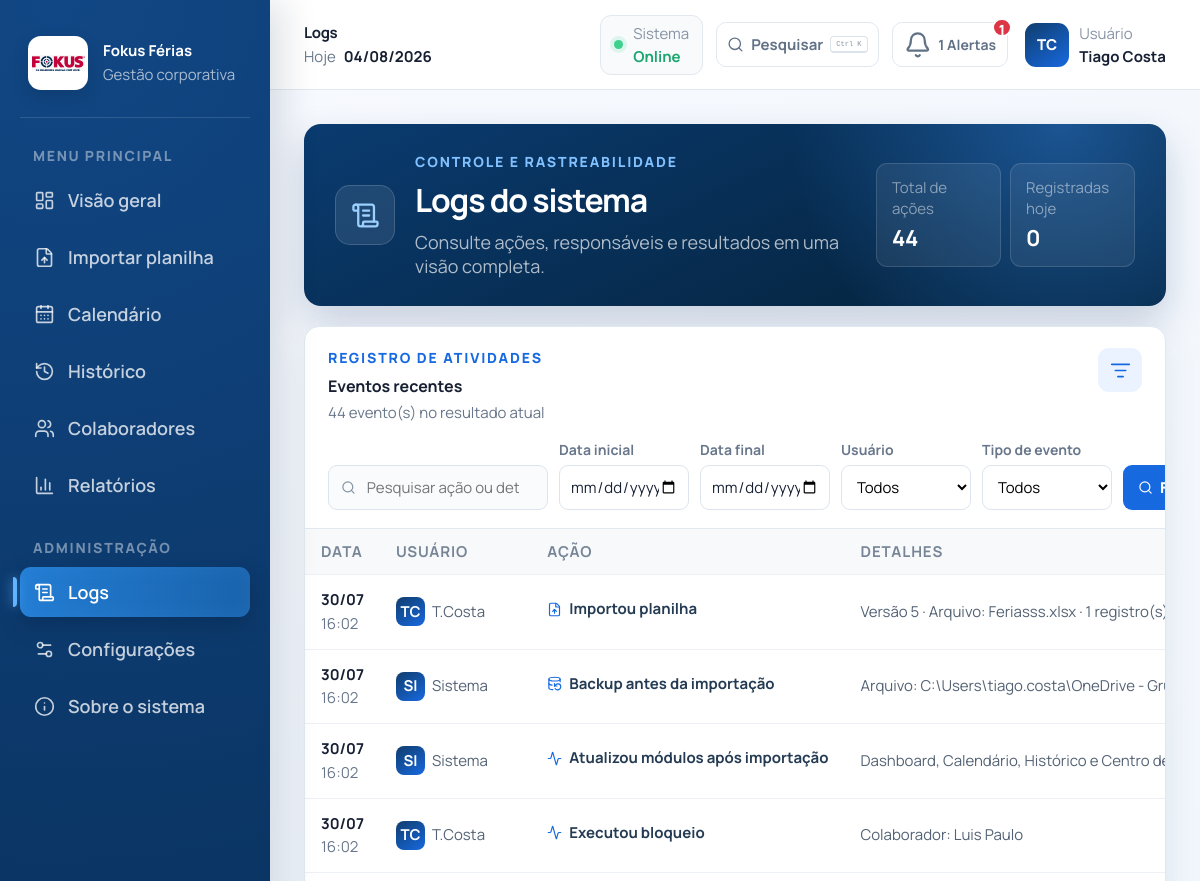
The page /auditoria (upper part) on the database as committed earlier.
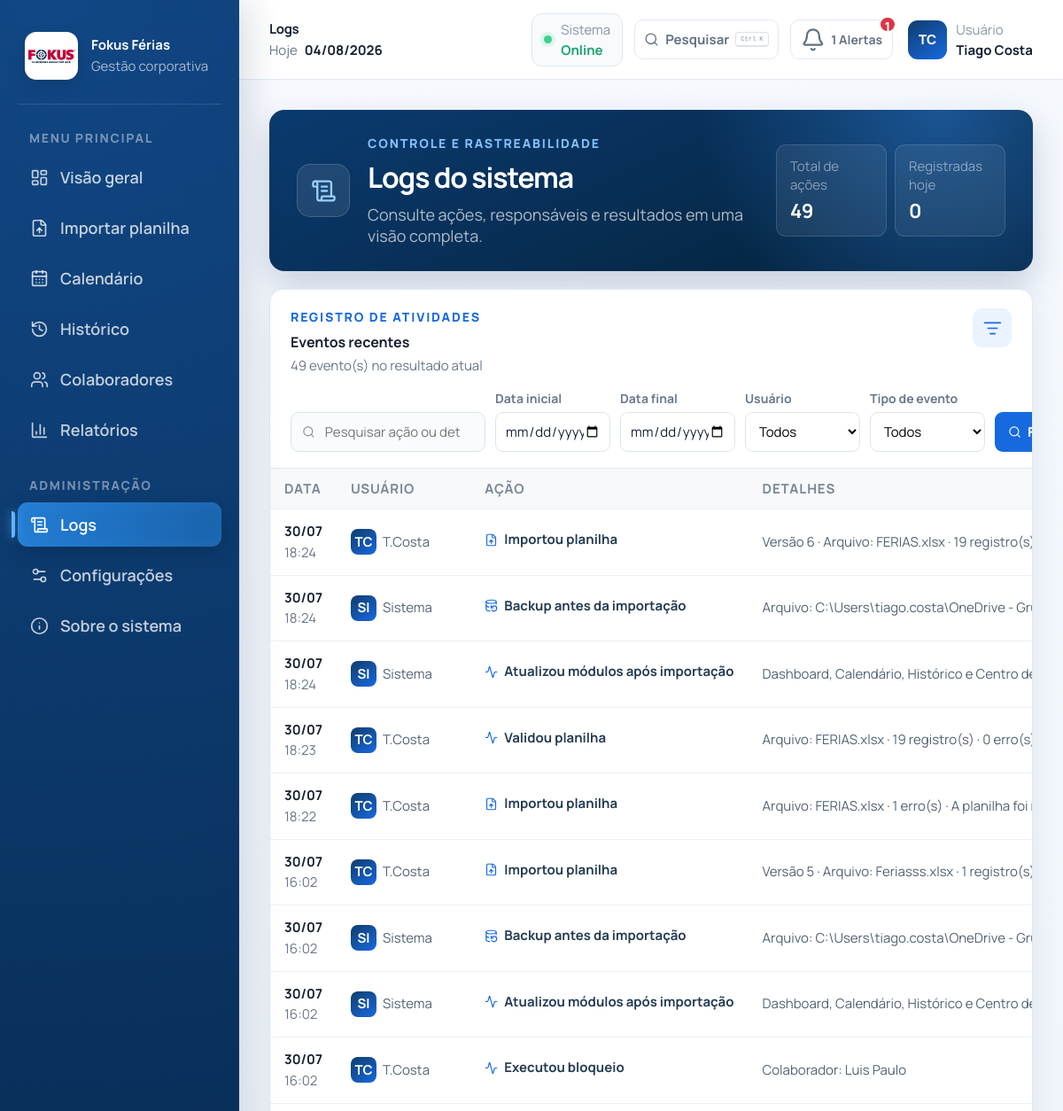
The same page on the database as committed later.
### tables this page shows
CREATE TABLE auditoria (
            id INTEGER PRIMARY KEY AUTOINCREMENT,
            data_hora TEXT NOT NULL,
            acao TEXT NOT NULL,
            detalhe TEXT,
            usuario TEXT NOT NULL
        , ip TEXT, resultado TEXT NOT NULL DEFAULT 'Sucesso');

### app.py (the view)
@app.route("/auditoria")
def auditoria():
    inicializar_tabelas_sistema()
    pesquisa = request.args.get("q", "").strip()
    acao_filtro = request.args.get("acao", "").strip()
    usuario_filtro = request.args.get("usuario", "").strip()
    data_inicio = request.args.get("data_inicio", "").strip()
    data_fim = request.args.get("data_fim", "").strip()
    conn = sqlite3.connect(DATABASE_PATH)
    conn.row_factory = sqlite3.Row
    consulta = """
        SELECT id, data_hora, acao, detalhe, usuario, ip, resultado
        FROM auditoria WHERE 1=1
    """
    parametros = []
    if pesquisa:
        consulta += " AND (acao LIKE ? OR detalhe LIKE ? OR usuario LIKE ? OR ip LIKE ?)"
        termo = f"%{pesquisa}%"
        parametros.extend([termo, termo, termo, termo])
    if acao_filtro:
        consulta += " AND acao = ?"
        parametros.append(acao_filtro)
    if usuario_filtro:
        consulta += " AND usuario = ?"
        parametros.append(usuario_filtro)
    if data_inicio:
        consulta += " AND substr(data_hora, 1, 10) >= ?"
        parametros.append(data_inicio)
    if data_fim:
        consulta += " AND substr(data_hora, 1, 10) <= ?"
        parametros.append(data_fim)
    consulta += " ORDER BY datetime(data_hora) DESC LIMIT 300"
    registros = conn.execute(consulta, parametros).fetchall()
    acoes = [
        item[0] for item in conn.execute(
            "SELECT DISTINCT acao FROM auditoria ORDER BY acao"
        ).fetchall()
    ]
    usuarios = [
        item[0] for item in conn.execute(
            "SELECT DISTINCT usuario FROM auditoria ORDER BY usuario"
        ).fetchall()
    ]
    total = conn.execute("SELECT COUNT(*) FROM auditoria").fetchone()[0]
    hoje_iso = datetime.now().strftime("%Y-%m-%d")
    hoje_total = conn.execute(
        "SELECT COUNT(*) FROM auditoria WHERE substr(data_hora, 1, 10) = ?",
        (hoje_iso,)
    ).fetchone()[0]
    conn.close()
    dados = []
    for item in registros:
        try:
            momento = datetime.fromisoformat(item["data_hora"])
        except (TypeError, ValueError):
            momento = datetime.now()
        dados.append({
            "id": item["id"],
            "data": momento.strftime("%d/%m/%Y"),
            "hora": momento.strftime("%H:%M"),
            "acao": item["acao"],
            "detalhe": item["detalhe"] or "Sem detalhes adicionais",
            "usuario": item["usuario"],
            "ip": item["ip"] or "Não registrado",
            "resultado": item["resultado"] or "Sucesso"
        })
    agora = datetime.now()
    return render_template(
        "auditoria.html",
        registros=dados,
        acoes=acoes,
        usuarios=usuarios,
        pesquisa=pesquisa,
        acao_filtro=acao_filtro,
        usuario_filtro=usuario_filtro,
        data_inicio=data_inicio,
        data_fim=data_fim,
        total=total,
        hoje_total=hoje_total,
        data_atual=agora.strftime("%d/%m/%Y %H:%M"),
        data_hoje=agora.strftime("%d/%m/%Y")
    )

### app.py (called while the page is built)
def carregar_configuracoes():
    inicializar_tabelas_sistema()
    conn = sqlite3.connect(DATABASE_PATH)
    valores = dict(conn.execute("SELECT chave, valor FROM configuracoes").fetchall())
    conn.close()
    return {**CONFIGURACOES_PADRAO, **valores}

def obter_pasta_planilhas():
    pasta = carregar_configuracoes().get("pasta_padrao", UPLOAD_FOLDER).strip()
    caminho = pasta if os.path.isabs(pasta) else os.path.join(BASE_DIR, pasta)
    os.makedirs(caminho, exist_ok=True)
    return caminho

def listar_backups():
    pasta = BACKUPS_DIR
    if not os.path.isdir(pasta):
        return []
    arquivos = []
    for raiz, _, nomes in os.walk(pasta):
        arquivos.extend(
            os.path.join(raiz, nome)
            for nome in nomes
            if nome.lower().endswith((".zip", ".db"))
        )
    return sorted(arquivos, key=os.path.getmtime, reverse=True)

def planilhas_importadas():
    pasta_planilhas = obter_pasta_planilhas()
    arquivos = [
        os.path.join(pasta_planilhas, nome)
        for nome in os.listdir(pasta_planilhas)
        if nome.lower().endswith((".xlsx", ".xls"))
    ]
    return sorted(arquivos, key=os.path.getmtime)

@app.before_request
def verificar_modo_manutencao():
    if (
        os.environ.get("FOKUS_MODO_MANUTENCAO") == "1"
        and request.endpoint not in {"manutencao", "static"}
    ):
        return manutencao()

### services/column_alias_store.py (called while the page is built)
    def ensure_schema(self) -> None:
        connection = sqlite3.connect(self.database_path)
        try:
            connection.execute("""
                CREATE TABLE IF NOT EXISTS column_aliases (
                    id INTEGER PRIMARY KEY AUTOINCREMENT,
                    alias TEXT NOT NULL,
                    alias_normalizado TEXT NOT NULL,
                    campo TEXT NOT NULL,
                    ativo INTEGER NOT NULL DEFAULT 1,
                    criado_em TEXT NOT NULL,
                    atualizado_em TEXT NOT NULL,
                    UNIQUE(alias_normalizado, campo)
                )
            """)
            connection.execute("""
                CREATE INDEX IF NOT EXISTS idx_column_aliases_campo_ativo
                ON column_aliases (campo, ativo)
            """)
            connection.commit()
        finally:
            connection.close()

### templates/auditoria.html (shortened to what this page needs)
<!DOCTYPE html>
<html lang="pt-BR">
<head>
    <link rel="stylesheet" href="{{ url_for('static', filename='css/global.css') }}"><link rel="stylesheet" href="{{ url_for('static', filename='css/admin.css') }}">
</head>
<body class="app-page page-admin"><div class="app-shell">
    <aside class="sidebar" id="sidebar">
        <a class="sidebar-brand" href="/"><span class="brand-logo-wrap"><img src="{{ url_for('static', filename='img/logo.png') }}" alt="Fokus"></span><span><strong>Fokus Férias</strong><small>Gestão corporativa</small></span></a>
        <div class="nav-label">Menu principal</div>
        <nav class="sidebar-nav"><a href="/dashboard" class="nav-link"><i data-lucide="layout-dashboard"></i><span>Visão geral</span></a><a href="/importar" class="nav-link"><i data-lucide="file-up"></i><span>Importar planilha</span></a><a href="/calendario" class="nav-link"><i data-lucide="calendar-days"></i><span>Calendário</span></a><a href="/historico" class="nav-link"><i data-lucide="history"></i><span>Histórico</span></a><a href="/colaboradores" class="nav-link"><i data-lucide="users"></i><span>Colaboradores</span></a><a href="/relatorios" class="nav-link"><i data-lucide="bar-chart-3"></i><span>Relatórios</span></a></nav>
        <div class="nav-label">Administração</div>
        <nav class="sidebar-nav"><a href="/auditoria" class="nav-link active"><i data-lucide="scroll-text"></i><span>Logs</span></a><a href="/configuracoes" class="nav-link"><i data-lucide="settings-2"></i><span>Configurações</span></a><a href="/sobre" class="nav-link"><i data-lucide="info"></i><span>Sobre o sistema</span></a></nav>
    </aside>
    <main class="main-content">
        <header class="topbar"><div class="topbar-left"><button class="menu-toggle" id="menuToggle" type="button" aria-label="Abrir menu"></button><div class="topbar-title"><strong>Logs</strong><span>Hoje <b>{{ data_hoje }}</b></span></div></div><div class="topbar-actions"><div class="topbar-meta online-meta"><span class="status-dot"></span><span><small>Sistema</small><strong>Online</strong></span></div>{% include "_pesquisa_global.html" %}{% include "_notificacoes.html" %}<div class="profile"><span class="profile-avatar">TC</span><span class="profile-copy"><small>Usuário</small><strong>Tiago Costa</strong></span></div></div></header>
        <div class="page-content">
            <section class="admin-hero"><div class="admin-hero-icon"><i data-lucide="scroll-text"></i></div><div><span>CONTROLE E RASTREABILIDADE</span><h1>Logs do sistema</h1><p>Consulte ações, responsáveis e resultados em uma visão completa.</p></div><div class="hero-stats"><article><small>Total de ações</small><strong>{{ total }}</strong></article><article><small>Registradas hoje</small><strong>{{ hoje_total }}</strong></article></div></section>
            <section class="audit-card">
                <div class="audit-heading"><div><span class="eyebrow">REGISTRO DE ATIVIDADES</span><h2>Eventos recentes</h2><p>{{ registros|length }} evento(s) no resultado atual</p></div><span class="panel-icon"><i data-lucide="list-filter"></i></span></div>
                <form class="audit-filters audit-filters-complete" method="get">
                    <label class="admin-search"><i data-lucide="search"></i><input name="q" value="{{ pesquisa }}" type="search" placeholder="Pesquisar ação ou detalhe..."></label>
                    <label><span>Data inicial</span><input type="date" name="data_inicio" value="{{ data_inicio }}"></label>
                    <label><span>Data final</span><input type="date" name="data_fim" value="{{ data_fim }}"></label>
                    <label><span>Usuário</span><select name="usuario"><option value="">Todos</option></select></label>
                    <label><span>Tipo de evento</span><select name="acao"><option value="">Todos</option></select></label>
                    <button type="submit"><i data-lucide="search"></i> Filtrar</button>
                </form>
                <div class="audit-table-wrap"><table class="audit-table">
                    <thead><tr><th>Data</th><th>Usuário</th><th>Ação</th><th>Detalhes</th><th>Resultado</th></tr></thead>
                    <tbody>{% for item in registros %}<tr><td><strong>{{ item.data[:5] }}</strong><small>{{ item.hora }}</small></td><td><span class="table-user"><b>{{ "SI" if item.usuario == "Sistema" else "TC" }}</b>{{ item.usuario }}</span></td><td><span class="event-type"><i data-lucide="{% if 'Importou' in item.acao %}file-up{% elif 'PDF' in item.acao %}file-text{% elif 'backup' in item.acao|lower %}database-backup{% else %}activity{% endif %}"></i>{{ item.acao }}</span></td><td>{{ item.detalhe }}</td><td><span class="result-badge result-{{ 'error' if item.resultado == 'Falha' else 'success' }}"><i data-lucide="{{ 'circle-x' if item.resultado == 'Falha' else 'circle-check' }}"></i>{{ item.resultado }}</span></td></tr>{% else %}<tr><td colspan="5"><div class="admin-empty"><i data-lucide="scroll-text"></i><strong>Nenhum evento encontrado</strong><span>Ajuste os filtros para ampliar a consulta.</span></div></td></tr>{% endfor %}</tbody>
                </table></div>
            </section>
        </div>
    </main>
</div><script src="{{ url_for('static', filename='js/global.js') }}"></script><script src="{{ url_for('static', filename='js/admin.js') }}"></script></body>
</html>

### templates/_pesquisa_global.html (shortened to what this page needs)
<div class="global-search-center" id="globalSearchCenter">
    <button class="global-search-button" id="globalSearchButton" type="button" aria-label="Abrir pesquisa global" aria-expanded="false"><i data-lucide="search"></i><span>Pesquisar</span><kbd>Ctrl K</kbd></button>
</div>

### templates/_notificacoes.html (shortened to what this page needs)
<div class="notification-center" id="notificationCenter"
     data-auto-open="{{ '1' if mostrar_popup_notificacoes and notificacao_em_teste else '0' }}"
     data-sound="{{ '1' if som_notificacoes_ativo and notificacao_em_teste else '0' }}">
    <button class="notification-button" id="notificationButton" type="button" aria-label="Abrir notificações" aria-expanded="false">
        <i data-lucide="bell"></i>
        {% if notificacoes_total %}<span>{{ notificacoes_total }}</span><strong>{{ notificacoes_total }} Alertas</strong>{% endif %}
    </button>
</div>

### static/css/admin.css (style rules this page uses)
.admin-hero { min-height: 150px; display: flex; align-items: center; gap: 20px; padding: 28px 31px; color: #fff; border-radius: 17px; background: radial-gradient(circle at 88% 0%, rgba(55, 143, 244, .42), transparent 35%), linear-gradient(155deg, #0a3b70, #062847 72%); box-shadow: 0 16px 38px rgba(8, 47, 91, .2); }
.admin-hero-icon { width: 60px; height: 60px; display: grid; place-items: center; flex: 0 0 auto; color: #9bd0ff; border: 1px solid rgba(255, 255, 255, .16); border-radius: 15px; background: rgba(255, 255, 255, .09); }
.admin-hero-icon svg { width: 29px; height: 29px; }
.admin-hero > div:nth-child(2) > span { display: block; margin-bottom: 7px; color: #82c1ff; font-size: 10px; font-weight: 800; letter-spacing: .13em; }
.admin-hero h1 { margin: 0; font-size: 34px; letter-spacing: -.035em; }
.admin-hero p { margin: 8px 0 0; color: rgba(255, 255, 255, .68); font-size: 12px; }
.hero-stats { display: flex; gap: 9px; margin-left: auto; }
.hero-stats article { min-width: 125px; padding: 13px 15px; border: 1px solid rgba(255, 255, 255, .13); border-radius: 11px; background: rgba(255, 255, 255, .07); }
.hero-stats small, .hero-stats strong { display: block; }
.hero-stats small { color: rgba(255, 255, 255, .48); font-size: 8px; }
.hero-stats strong { margin-top: 4px; font-size: 22px; }
.audit-card, .settings-card { overflow: hidden; margin-top: 20px; border: 1px solid var(--line); border-radius: 15px; background: #fff; box-shadow: var(--shadow); }
.audit-heading, .settings-heading { display: flex; justify-content: space-between; gap: 18px; padding: 21px 23px 17px; }
.audit-heading h2, .settings-heading h2 { margin: 0; font-size: 21px; }
.audit-heading p, .settings-heading p { margin: 5px 0 0; color: var(--muted); font-size: 10px; }
.audit-filters { display: grid; grid-template-columns: minmax(280px, 1fr) 230px auto; gap: 11px; align-items: end; padding: 0 23px 18px; border-bottom: 1px solid var(--line); }
.admin-search { height: 45px; display: flex; align-items: center; gap: 9px; padding: 0 12px; border: 1px solid #dce4ed; border-radius: 9px; background: #f9fbfd; }
.admin-search svg { width: 17px; color: #8492a2; }
.admin-search input { width: 100%; border: 0; outline: 0; background: transparent; font-size: 11px; }
.audit-filters > label > span { display: block; margin-bottom: 6px; color: var(--muted); font-size: 9px; font-weight: 700; }
.audit-filters select { width: 100%; height: 45px; padding: 0 11px; border: 1px solid #dce4ed; border-radius: 9px; background: #fff; font-size: 11px; }
.audit-filters button { height: 45px; display: inline-flex; align-items: center; gap: 7px; padding: 0 15px; color: #fff; border: 0; border-radius: 9px; background: var(--blue); font-size: 9px; font-weight: 800; cursor: pointer; }
.audit-filters button svg { width: 15px; }
.audit-filters-complete { grid-template-columns: minmax(220px, 1.4fr) repeat(4, minmax(130px, .75fr)) auto; }
.audit-filters input[type="date"] { width: 100%; height: 45px; padding: 0 10px; color: var(--text); border: 1px solid #dce4ed; border-radius: 9px; background: #fff; font: inherit; font-size: 10px; }
.audit-table-wrap { overflow: auto; }
.audit-table { width: 100%; border-collapse: collapse; min-width: 850px; }
.audit-table th { padding: 12px 16px; color: #778596; background: #f7f9fb; font-size: 8px; letter-spacing: .06em; text-align: left; text-transform: uppercase; }
.audit-table td { padding: 14px 16px; color: #536274; border-top: 1px solid #edf1f5; font-size: 9px; line-height: 1.45; }
.audit-table td:first-child strong, .audit-table td:first-child small { display: block; }
.audit-table td:first-child strong { color: var(--text); font-size: 10px; }
.audit-table td:first-child small { margin-top: 2px; color: var(--muted); font-size: 8px; }
.table-user, .event-type, .result-badge { display: inline-flex; align-items: center; gap: 7px; }
.table-user b { width: 29px; height: 29px; display: grid; place-items: center; color: #fff; border-radius: 8px; background: linear-gradient(145deg, #103d6d, #1769e0); font-size: 7px; }
.event-type { color: #243b53; font-weight: 700; white-space: nowrap; }
.event-type svg { width: 15px; color: var(--blue); }

Rows that differ between the two databases and show on the page:
added auditoria: data "30/07", hora "18:24", usuario "TC", usuario "T.Costa", acao "Importou planilha", detalhe "Versão 6 · Arquivo: FERIAS.xlsx · 19…"
added auditoria: data "30/07", hora "18:24", usuario "SI", usuario "Sistema", acao "Backup antes da importação", detalhe "Arquivo: C:\\Users\\tiago.costa\\OneDrive -…"
added auditoria: data "30/07", hora "18:24", usuario "SI", usuario "Sistema", acao "Atualizou módulos após importação", detalhe "Dashboard, Calendário, Histórico e Centro…"
added auditoria: data "30/07", hora "18:23", usuario "TC", usuario "T.Costa", acao "Validou planilha", detalhe "Arquivo: FERIAS.xlsx · 19 registro(s) · 0…"
added auditoria: data "30/07", hora "18:22", usuario "TC", usuario "T.Costa", acao "Importou planilha", detalhe "Arquivo: FERIAS.xlsx · 1 erro(s) · A planilha foi…"
Other text that changed with them:
{{ total }}: "44" → "49"
{{ registros|length }}: "44" → "49"
